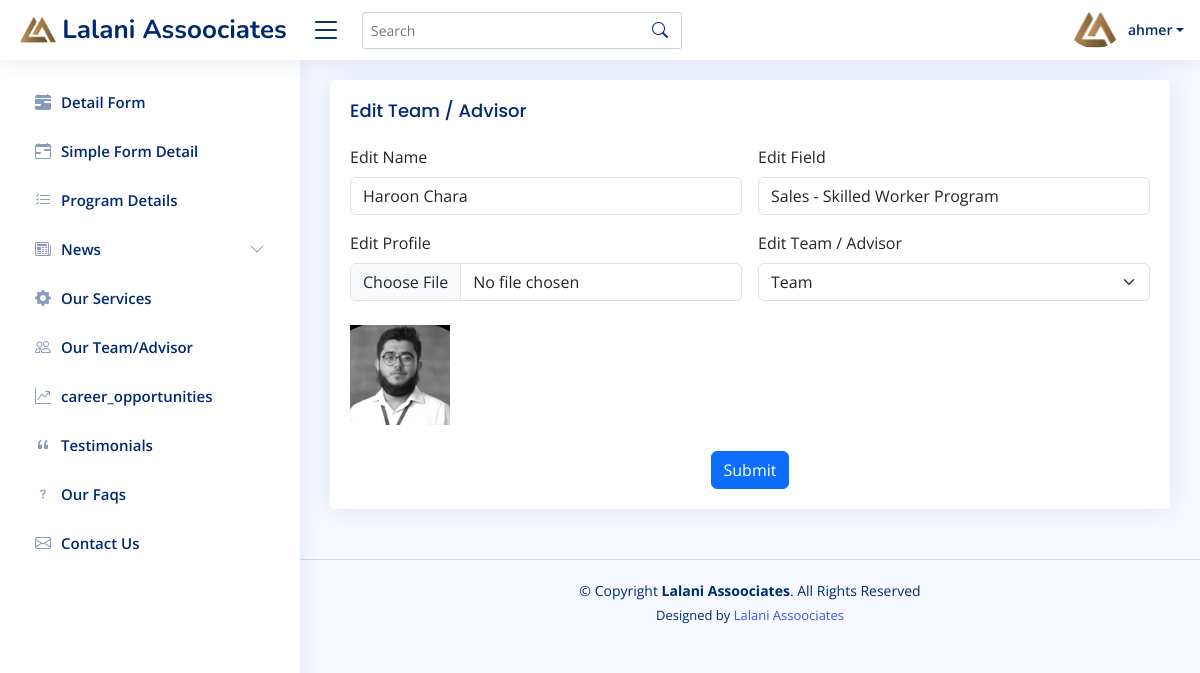
Screenshot of /Admin/edit_team.php?id=7 (signed in) with the database file from the repository.
### tables this page shows
CREATE TABLE `users` (
  `id` int(11) NOT NULL,
  `username` varchar(50) NOT NULL,
  `email` varchar(255) NOT NULL,
  `password` varchar(200) NOT NULL,
  `created_at` timestamp NOT NULL DEFAULT current_timestamp() ON UPDATE current_timestamp()
);

CREATE TABLE `our_team` (
  `id` int(11) NOT NULL,
  `name` varchar(100) NOT NULL,
  `field` varchar(100) NOT NULL,
  `profile_pic` varchar(100) NOT NULL,
  `type` tinyint(4) NOT NULL,
  `created_at` timestamp NOT NULL DEFAULT current_timestamp(),
  `updated_at` timestamp NOT NULL DEFAULT current_timestamp() ON UPDATE current_timestamp()
);

### Admin/edit_team.php (the view, shortened to what this page needs)
<!DOCTYPE html>
<html lang="en">
<head>
  <link href="assets/vendor/bootstrap/css/bootstrap.min.css" rel="stylesheet">
  <link href="assets/vendor/bootstrap-icons/bootstrap-icons.css" rel="stylesheet">
  <link href="assets/vendor/boxicons/css/boxicons.min.css" rel="stylesheet">
  <link href="assets/vendor/quill/quill.snow.css" rel="stylesheet">
  <link href="assets/vendor/quill/quill.bubble.css" rel="stylesheet">
  <link href="assets/vendor/remixicon/remixicon.css" rel="stylesheet">
  <link href="assets/vendor/simple-datatables/style.css" rel="stylesheet">
  <link href="assets/css/custom.css" rel="stylesheet">
  <link href="assets/css/style.css" rel="stylesheet">
</head>
<body>
<?php include 'include/header.php'; ?>
<?php include 'include/side_bar.php'; ?>
  <main id="main" class="main">
  <div class="card">
            <div class="card-body">
              <h5 class="card-title">Edit Team / Advisor</h5>
              <?php
                include 'php_action/config.php' ;
                $id = $_GET['id'];
                $sql = "SELECT * FROM our_team where id = $id";
                $result = mysqli_query($conn, $sql);
                if (mysqli_num_rows($result) > 0) {
                while($row = mysqli_fetch_assoc($result)) {
                  $type = $row['type'];
                ?>
              <form class="row g-3" id="teamForm" method="POST" action="update_team.php" enctype="multipart/form-data">
                <div class="col-md-6">
                  <label for="name" class="form-label">Edit Name</label>
                  <input type="text" class="form-control" name="name" id="name" value="<?php echo $row['name'] ?>">
                </div>
                <div class="col-md-6">
                  <label for="field" class="form-label">Edit Field</label>
                  <input type="text" class="form-control" name="field" value="<?php echo $row['field'] ?>" id="field">
                </div>
                <div class="col-md-6">
                    <label for="profile_pic" class="form-label">Edit Profile</label>
                    <input type="file" class="form-control" name="fileToUpload" id="profile_pic" accept=".png, .jpeg, .jpg, .webp"><br>
                    <?php if (!empty($row['profile_pic'])): ?>
                        <img class="myImg" src="<?php echo $row['profile_pic']; ?>" height="100" width="100" style="cursor: pointer;">
                    <?php else: ?>
                        <img class="myImg" src="default_profile_pic.jpg" height="100" width="100" style="cursor: pointer;">
                    <?php endif; ?>
                </div>
                <div class="col-md-6">
                  <label for="team" class="form-label">Edit Team / Advisor</label>
                  <select id="team" class="form-select" name="team">
    <option value="1" <?php echo ($type == 1) ? 'selected' : ''; ?>>Team</option>
</select>
                </div>
                <div class="text-center">
                  <button type="submit"  name="submit" class="btn btn-primary">Submit</button>
                </div>
              </form>
              <?php }} ?>
            </div>
          </div>
  </main>
  <?php include 'include/footer.php'; ?>
</body>
</html>

### Admin/include/header.php (shortened to what this page needs)
<header id="header" class="header fixed-top d-flex align-items-center">
  <div class="d-flex align-items-center justify-content-between">
    <a href="index.php" class="logo d-flex align-items-center">
      <img src="../assets/images/title_icon.png" alt="">
      <span class="d-none d-lg-block">Lalani Assoociates</span>
    </a>
    <i class="bi bi-list toggle-sidebar-btn"></i>
  </div>
  <div class="search-bar">
    <form class="search-form d-flex align-items-center" method="POST" action="#">
      <input type="text" name="query" placeholder="Search" title="Enter search keyword">
      <button type="submit" title="Search"><i class="bi bi-search"></i></button>
    </form>
  </div>
  <nav class="header-nav ms-auto">
    <ul class="d-flex align-items-center">
      <li class="nav-item dropdown pe-3">
      <?php
      if (isset($_SESSION['user_id']) && isset($_SESSION['email'])) {
          $user_id = $_SESSION['user_id'];
      } else {
          header("Location: login.php");
          exit();
      }
              include 'php_action/config.php' ;
              $sql = "SELECT * FROM users where id = $user_id";
              $result = mysqli_query($conn, $sql);
              if (mysqli_num_rows($result) > 0) {
              while($row = mysqli_fetch_assoc($result)) {
              ?>
        <a class="nav-link nav-profile d-flex align-items-center pe-0" href="#" data-bs-toggle="dropdown">
          <img src="../assets/images/title_icon.png" alt="Profile" class="rounded-circle">
          <span class="d-none d-md-block dropdown-toggle ps-2"><?php echo $row['username'] ?></span>
        </a>
          <?php }} ?>
      </li>
    </ul>
  </nav>
</header>

### Admin/assets/css/style.css (style rules this page uses)
:root { scroll-behavior: smooth; }
body { font-family: "Open Sans", sans-serif; background: #f6f9ff; color: #444444; }
a { color: #4154f1; text-decoration: none; }
h1, h2, h3, h4, h5, h6 { font-family: "Nunito", sans-serif; }
#main { margin-top: 60px; padding: 20px 30px; transition: all 0.3s; }
.card { margin-bottom: 30px; border: none; border-radius: 5px; box-shadow: 0px 0 30px rgba(1, 41, 112, 0.1); }
.card-title { padding: 20px 0 15px 0; font-size: 18px; font-weight: 500; color: #012970; font-family: "Poppins", sans-serif; }
.card-body { padding: 0 20px 20px 20px; }
.logo { line-height: 1; }
@media (min-width: 1200px) { .logo { width: 280px; } }
.logo img { max-height: 26px; margin-right: 6px; }
.logo span { font-size: 26px; font-weight: 700; color: #012970; font-family: "Nunito", sans-serif; }
.header { transition: all 0.5s; z-index: 997; height: 60px; box-shadow: 0px 2px 20px rgba(1, 41, 112, 0.1); background-color: #fff; padding-left: 20px; }
.header .toggle-sidebar-btn { font-size: 32px; padding-left: 10px; cursor: pointer; color: #012970; }
.header .search-bar { min-width: 360px; padding: 0 20px; }
.header .search-form { width: 100%; }
.header .search-form input { border: 0; font-size: 14px; color: #012970; border: 1px solid rgba(1, 41, 112, 0.2); padding: 7px 38px 7px 8px; border-radius: 3px; transition: 0.3s; width: 100%; }
.header .search-form button { border: 0; padding: 0; margin-left: -30px; background: none; }
.header .search-form button i { color: #012970; }
.header-nav ul { list-style: none; }
.header-nav>ul { margin: 0; padding: 0; }
.header-nav .nav-profile { color: #012970; }
.header-nav .nav-profile img { max-height: 36px; }
.header-nav .nav-profile span { font-size: 14px; font-weight: 600; }
@media (min-width: 1200px) { #main, #footer { margin-left: 300px; } }

### rows the page displays
users: username "ahmer"
our_team: name "Haroon Chara", field "Sales - Skilled Worker Program", profile_pic (picture), team "Team"
